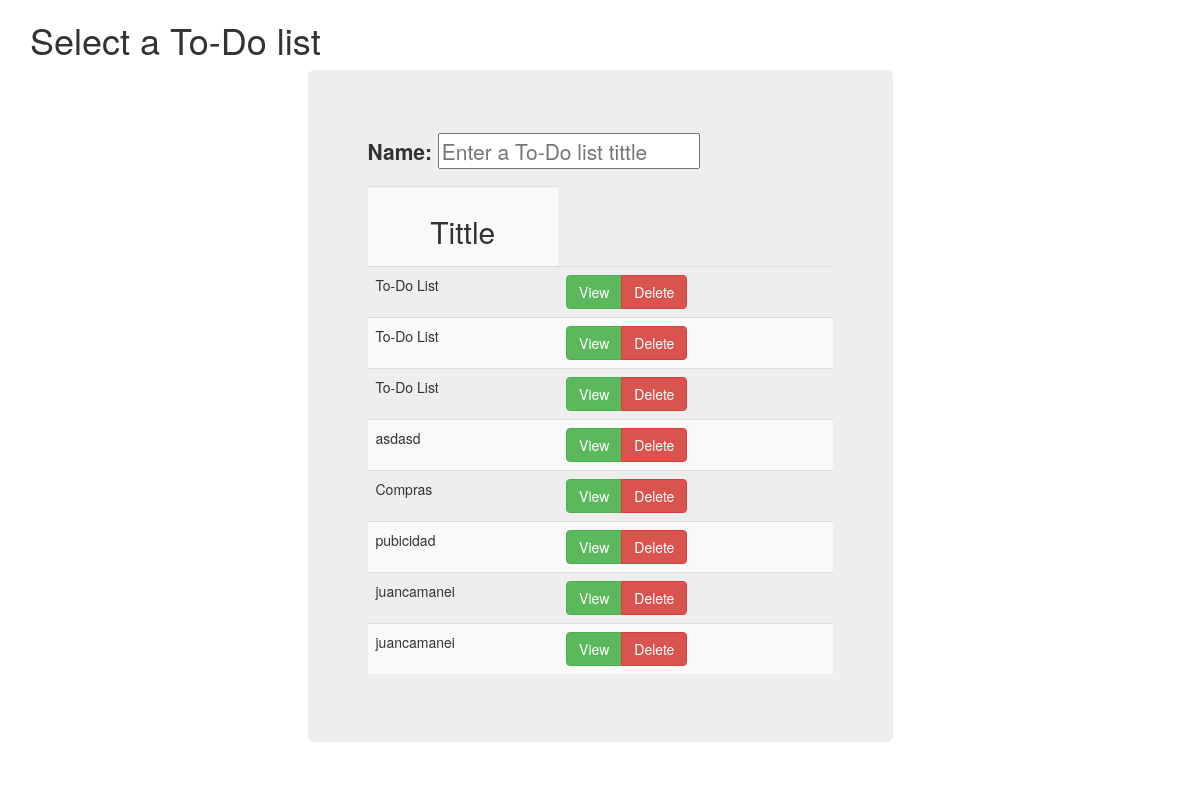
The app's page /, older data.
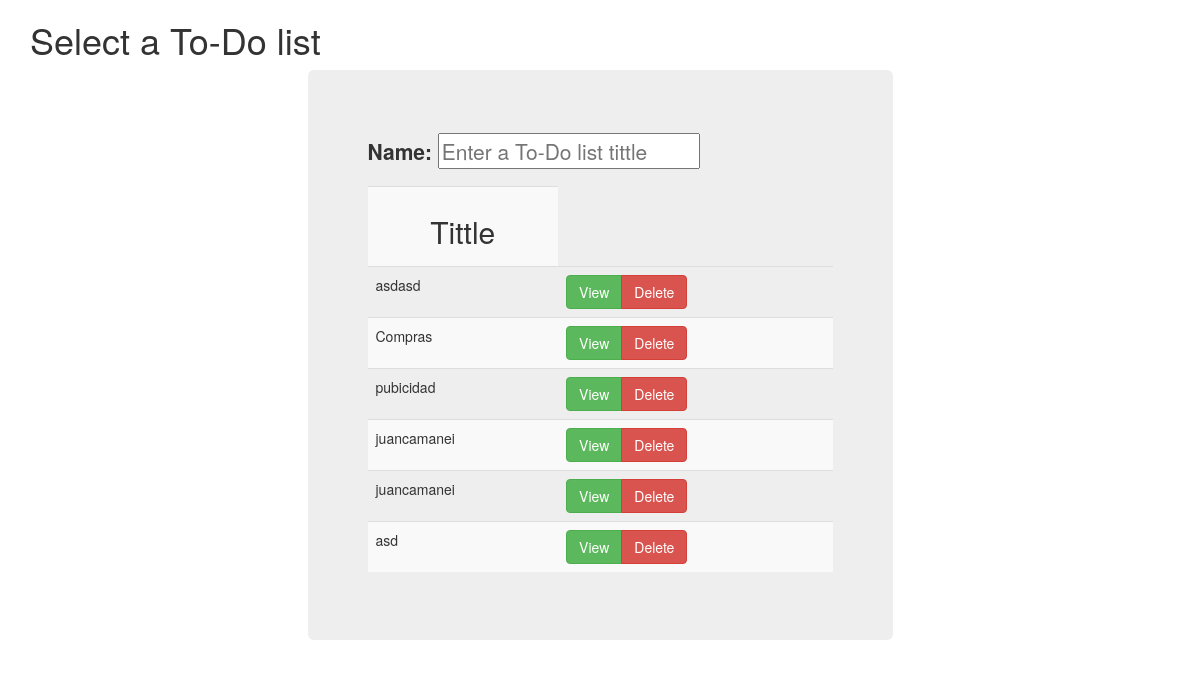
The same page, newer data.
### lists/models.py (models this page shows, shortened)
class List(models.Model):
    name = models.TextField(default='To-Do List')

### lists/views.py (the view)
# urls.py: url(r'^$', views.home_page, name='home'),
def home_page(request):
    lists = List.objects.all()
    form = ListForm()
    return render(request, 'home.html', { 'lists' : lists, 'form' : form})

### lists/forms.py
class ListForm(forms.models.ModelForm):
    name = forms.CharField( max_length = 70 ,widget=forms.TextInput(attrs={
                'placeholder': 'Enter a To-Do list tittle',}),)
    class Meta:
        model = List
        fields = ('name',)

### lists/templates/home.html (shortened to what this page needs)
{% extends 'base.html' %}
{% block header_text %}Select a To-Do list {% endblock %}
{% block body %}
<div>
               <form action="{% url "new_list" %}" method="POST">
                     {{form.as_p}}
                </form>
    </div>
<div class="table-responsive">
    <table class="table table-striped" name="tabla">
        <tr>
            <th><h2><center>Tittle</center></h2></th>
        </tr>
            {% for list in lists %}
        <tr>
                <td>{{list.name}}</td>
             <td>
                <div class="btn-group">
                    <a class="btn btn-success" name="view" href="#" onclick="window.location='{% url "view_list" pk=list.id %}'">
                        View
                    </a>
                    <a class="btn btn-danger" name="delete" href="#" onclick="window.location='{% url "delete_list" pk=list.id %}'">
                        Delete
                    </a>
                    </div>
            </td>
     </tr>
        {% endfor %}
    </table>
    </div>
{% endblock %}

### lists/templates/base.html (shortened to what this page needs)
<!DOCTYPE html>
<html lang="en">
<head>
    <link href="/static/bootstrap/css/bootstrap.min.css" rel="stylesheet">
    <link href="/static/base.css" rel="stylesheet">
</head>
<body>
<div class="container">
    <h1>{% block header_text %}{% endblock %}</h1>
    <div class="row">
        <div class="col-md-6 col-md-offset-3 jumbotron">
                {% block body %}
                {% endblock %}
            </div>
        </div>
    </div>
    <div class="row">
        <div class="col-md-6 col-md-offset-3">
        </div>
    </div>
</body>
</html>

Row changes from the older to the newer data that the page shows:
removed List: name "To-Do List"
removed List: name "To-Do List"
removed List: name "To-Do List"
added List: name "asd"
